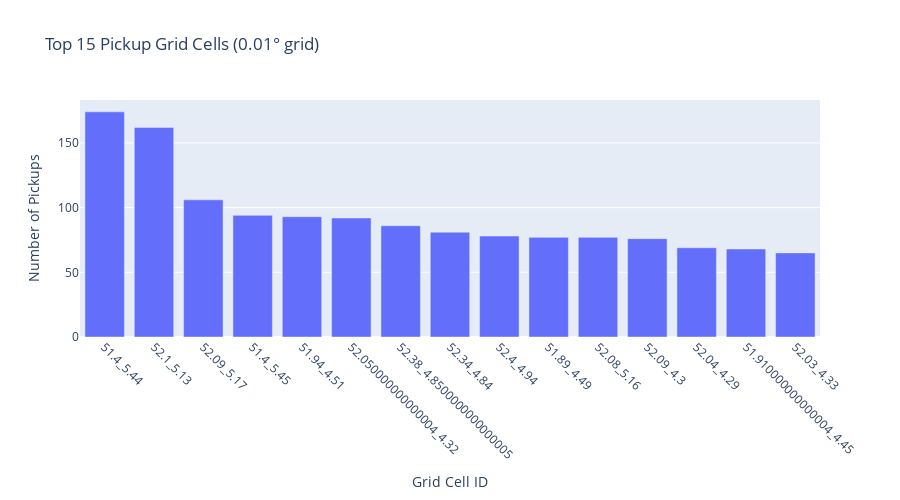
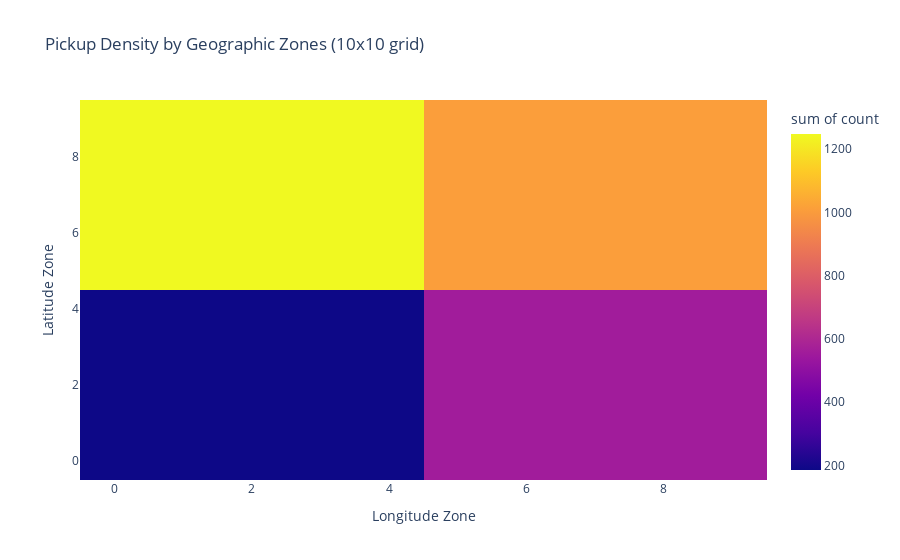
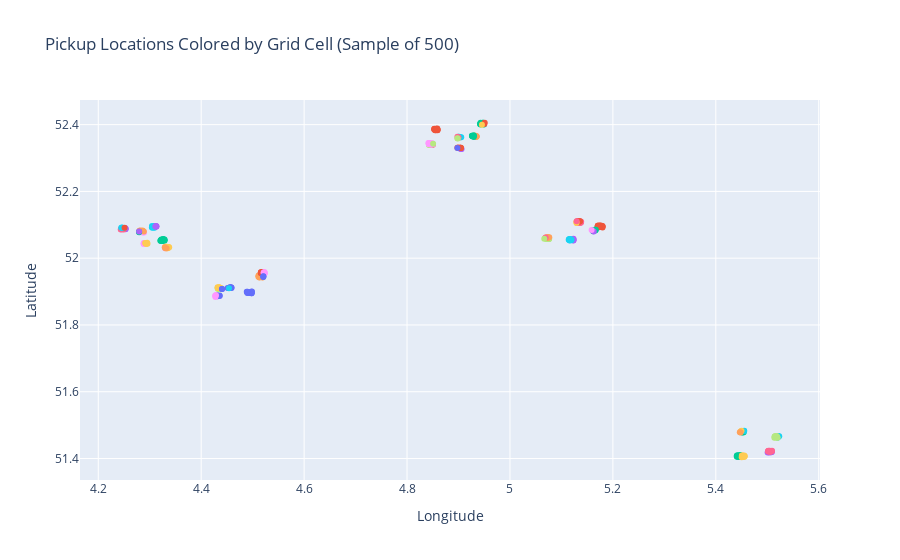

Here is the notebook cell these charts were saved with, in order:
### Code cell
# VISUALIZATIONS FOR DIFFERENT GROUPING METHODS

# 1. Grid-based analysis
print("Creating visualizations for coordinate groupings...")

# Grid-based pickup analysis
grid_pickup_counts = df['pickup_grid_id'].value_counts().head(15)
fig_grid = px.bar(
    x=grid_pickup_counts.index,
    y=grid_pickup_counts.values,
    title="Top 15 Pickup Grid Cells (0.01° grid)",
    labels={'x': 'Grid Cell ID', 'y': 'Number of Pickups'}
)
fig_grid.update_layout(xaxis_tickangle=45, height=500)
fig_grid.show()

# 2. Geographic zones heatmap
zone_pickup_counts = df.groupby(['pickup_lat_zone', 'pickup_lon_zone']).size().reset_index(name='count')
fig_heatmap = px.density_heatmap(
    zone_pickup_counts,
    x='pickup_lon_zone',
    y='pickup_lat_zone',
    z='count',
    title='Pickup Density by Geographic Zones (10x10 grid)',
    labels={'pickup_lon_zone': 'Longitude Zone', 'pickup_lat_zone': 'Latitude Zone'}
)
fig_heatmap.show()

# 3. Scatter plot with different grouping overlays
sample_df = df.sample(n=500, random_state=42)

# Grid-based scatter
fig_scatter_grid = px.scatter(
    sample_df,
    x='pickup_lon',
    y='pickup_lat',
    color='pickup_grid_id',
    title='Pickup Locations Colored by Grid Cell (Sample of 500)',
    labels={'pickup_lon': 'Longitude', 'pickup_lat': 'Latitude'}
)
fig_scatter_grid.update_layout(showlegend=False)  # Too many categories for legend
fig_scatter_grid.show()

# Zone-based scatter
fig_scatter_zone = px.scatter(
    sample_df,
    x='pickup_lon',
    y='pickup_lat',
    color='pickup_zone_id',
    title='Pickup Locations Colored by Geographic Zone (Sample of 500)',
    labels={'pickup_lon': 'Longitude', 'pickup_lat': 'Latitude'}
)
fig_scatter_zone.show()

# 4. Flow analysis between zones
flow_data = df.groupby(['pickup_zone_id', 'drop_zone_id']).size().reset_index(name='trip_count')
flow_data = flow_data.sort_values('trip_count', ascending=False).head(20)

fig_flow = px.bar(
    flow_data,
    x='trip_count',
    y=flow_data['pickup_zone_id'] + ' → ' + flow_data['drop_zone_id'],
    orientation='h',
    title='Top 20 Zone-to-Zone Trip Flows',
    labels={'trip_count': 'Number of Trips', 'y': 'Pickup Zone → Drop Zone'}
)
fig_flow.update_layout(height=600)
fig_flow.show()

# 5. Activity summary by different grouping methods
print("\n" + "="*60)
print("ACTIVITY ANALYSIS BY GROUPING METHOD")
print("="*60)

# Grid method activity
grid_activity = pd.concat([
    df['pickup_grid_id'].value_counts().rename('pickup'),
    df['drop_grid_id'].value_counts().rename('dropoff')
], axis=1).fillna(0)
grid_activity['total'] = grid_activity['pickup'] + grid_activity['dropoff']
print(f"Grid method - Most active cell: {grid_activity['total'].max()} trips")
print(f"Grid method - Average trips per cell: {grid_activity['total'].mean():.1f}")

# Zone method activity  
zone_activity = pd.concat([
    df['pickup_zone_id'].value_counts().rename('pickup'),
    df['drop_zone_id'].value_counts().rename('dropoff')
], axis=1).fillna(0)
zone_activity['total'] = zone_activity['pickup'] + zone_activity['dropoff']
print(f"Zone method - Most active zone: {zone_activity['total'].max()} trips")
print(f"Zone method - Average trips per zone: {zone_activity['total'].mean():.1f}")

print(f"\nTop 5 most active grid cells:")
print(grid_activity.sort_values('total', ascending=False).head().round(1))
print(f"\nTop 5 most active zones:")
print(zone_activity.sort_values('total', ascending=False).head().round(1))

### Figure 1 — Plotly figure (JSON) as saved in the notebook; plotly's stock layout.template omitted (floating-point values rounded to 4 significant figures)
{"data": [{"hovertemplate": "Grid Cell ID=%{x}<br>Number of Pickups=%{y}<extra></extra>", "legendgroup": "", "marker": {"color": "#636efa", "pattern": {"shape": ""}}, "name": "", "orientation": "v", "showlegend": false, "textposition": "auto", "type": "bar", "x": ["51.4_5.44", "52.1_5.13", "52.09_5.17", "51.4_5.45", "51.94_4.51", "52.050000000000004_4.32", "52.38_4.8500000000000005", "52.34_4.84", "52.4_4.94", "51.89_4.49", "52.08_5.16", "52.09_4.3", "52.04_4.29", "51.910000000000004_4.45", "52.03_4.33"], "xaxis": "x", "y": [174, 162, 106, 94, 93, 92, 86, 81, 78, 77, 77, 76, 69, 68, 65], "yaxis": "y"}], "layout": {"barmode": "relative", "height": 500, "legend": {"tracegroupgap": 0}, "title": {"text": "Top 15 Pickup Grid Cells (0.01° grid)"}, "xaxis": {"anchor": "y", "domain": [0, 1], "tickangle": 45, "title": {"text": "Grid Cell ID"}}, "yaxis": {"anchor": "x", "domain": [0, 1], "title": {"text": "Number of Pickups"}}}}

### Figure 2 — Plotly figure (JSON) as saved in the notebook; plotly's stock layout.template omitted (floating-point values rounded to 4 significant figures)
{"data": [{"coloraxis": "coloraxis", "histfunc": "sum", "hovertemplate": "Longitude Zone=%{x}<br>Latitude Zone=%{y}<br>sum of count=%{z}<extra></extra>", "name": "", "type": "histogram2d", "x": [9, 1, 1, 2, 0, 6, 7, 6, 4, 5], "xaxis": "x", "xbingroup": "x", "y": [0, 4, 5, 5, 6, 6, 6, 7, 9, 9], "yaxis": "y", "ybingroup": "y", "z": [557, 186, 188, 215, 626, 223, 203, 217, 219, 366]}], "layout": {"coloraxis": {"colorbar": {"title": {"text": "sum of count"}}, "colorscale": [[0, "#0d0887"], [0.1111, "#46039f"], [0.2222, "#7201a8"], [0.3333, "#9c179e"], [0.4444, "#bd3786"], [0.5556, "#d8576b"], [0.6667, "#ed7953"], [0.7778, "#fb9f3a"], [0.8889, "#fdca26"], [1, "#f0f921"]]}, "legend": {"tracegroupgap": 0}, "title": {"text": "Pickup Density by Geographic Zones (10x10 grid)"}, "xaxis": {"anchor": "y", "domain": [0, 1], "title": {"text": "Longitude Zone"}}, "yaxis": {"anchor": "x", "domain": [0, 1], "title": {"text": "Latitude Zone"}}}}

### Figure 3 — Plotly figure (JSON) as saved in the notebook; plotly's stock layout.template omitted (floating-point values rounded to 4 significant figures)
{"data": [{"hovertemplate": "pickup_grid_id=51.910000000000004_4.45<br>Longitude=%{x}<br>Latitude=%{y}<extra></extra>", "legendgroup": "51.910000000000004_4.45", "marker": {"color": "#636efa", "symbol": "circle"}, "mode": "markers", "name": "51.910000000000004_4.45", "orientation": "v", "showlegend": true, "type": "scatter", "x": [4.454, 4.459, 4.454, 4.455, 4.451, 4.459, 4.458, 4.457], "xaxis": "x", "y": [51.91, 51.91, 51.91, 51.91, 51.91, 51.91, 51.91, 51.91], "yaxis": "y"}, {"hovertemplate": "pickup_grid_id=52.38_4.8500000000000005<br>Longitude=%{x}<br>Latitude=%{y}<extra></extra>", "legendgroup": "52.38_4.8500000000000005", "marker": {"color": "#EF553B", "symbol": "circle"}, "mode": "markers", "name": "52.38_4.8500000000000005", "orientation": "v", "showlegend": true, "type": "scatter", "x": [4.859, 4.855, 4.859, 4.856, 4.856, 4.859, 4.853, 4.853, 4.858, 4.854, 4.859, 4.856, 4.858, 4.857, 4.853, 4.855, 4.857, 4.857, 4.859], "xaxis": "x", "y": [52.39, 52.39, 52.38, 52.38, 52.38, 52.38, 52.38, 52.39, 52.38, 52.39, 52.39, 52.38, 52.38, 52.38, 52.39, 52.38, 52.39, 52.39, 52.39], "yaxis": "y"}, {"hovertemplate": "pickup_grid_id=51.4_5.44<br>Longitude=%{x}<br>Latitude=%{y}<extra></extra>", "legendgroup": "51.4_5.44", "marker": {"color": "#00cc96", "symbol": "circle"}, "mode": "markers", "name": "51.4_5.44", "orientation": "v", "showlegend": true, "type": "scatter", "x": [5.441, 5.449, 5.449, 5.442, 5.442, 5.447, 5.449, 5.445, 5.447, 5.442, 5.448, 5.443, 5.448, 5.449, 5.449, 5.444, 5.443, 5.444, 5.446, 5.448, 5.442, 5.446, 5.449, 5.448, 5.447, 5.441, 5.442, 5.443, 5.445, 5.448], "xaxis": "x", "y": [51.41, 51.41, 51.41, 51.41, 51.41, 51.41, 51.41, 51.41, 51.4, 51.41, 51.41, 51.41, 51.41, 51.41, 51.41, 51.41, 51.4, 51.41, 51.41, 51.41, 51.41, 51.41, 51.41, 51.4, 51.41, 51.41, 51.41, 51.41, 51.41, 51.41], "yaxis": "y"}, {"hovertemplate": "pickup_grid_id=52.32_4.9<br>Longitude=%{x}<br>Latitude=%{y}<extra></extra>", "legendgroup": "52.32_4.9", "marker": {"color": "#ab63fa", "symbol": "circle"}, "mode": "markers", "name": "52.32_4.9", "orientation": "v", "showlegend": true, "type": "scatter", "x": [4.905, 4.904, 4.902, 4.906], "xaxis": "x", "y": [52.33, 52.33, 52.33, 52.33], "yaxis": "y"}, {"hovertemplate": "pickup_grid_id=51.94_4.51<br>Longitude=%{x}<br>Latitude=%{y}<extra></extra>", "legendgroup": "51.94_4.51", "marker": {"color": "#FFA15A", "symbol": "circle"}, "mode": "markers", "name": "51.94_4.51", "orientation": "v", "showlegend": true, "type": "scatter", "x": [4.512, 4.518, 4.519, 4.513, 4.515, 4.513, 4.517, 4.512, 4.511, 4.517, 4.519, 4.514, 4.517, 4.513, 4.513, 4.511, 4.519, 4.519, 4.519, 4.519, 4.515, 4.515], "xaxis": "x", "y": [51.95, 51.95, 51.94, 51.95, 51.95, 51.94, 51.95, 51.95, 51.94, 51.95, 51.95, 51.95, 51.94, 51.94, 51.95, 51.95, 51.95, 51.95, 51.94, 51.95, 51.95, 51.95], "yaxis": "y"}, {"hovertemplate": "pickup_grid_id=52.36_4.9<br>Longitude=%{x}<br>Latitude=%{y}<extra></extra>", "legendgroup": "52.36_4.9", "marker": {"color": "#19d3f3", "symbol": "circle"}, "mode": "markers", "name": "52.36_4.9", "orientation": "v", "showlegend": true, "type": "scatter", "x": [4.904, 4.9, 4.901, 4.905], "xaxis": "x", "y": [52.36, 52.36, 52.36, 52.36], "yaxis": "y"}, {"hovertemplate": "pickup_grid_id=52.1_5.13<br>Longitude=%{x}<br>Latitude=%{y}<extra></extra>", "legendgroup": "52.1_5.13", "marker": {"color": "#FF6692", "symbol": "circle"}, "mode": "markers", "name": "52.1_5.13", "orientation": "v", "showlegend": true, "type": "scatter", "x": [5.133, 5.131, 5.132, 5.137, 5.131, 5.135, 5.135, 5.133, 5.132, 5.131, 5.135, 5.135, 5.136, 5.135, 5.134, 5.137, 5.133, 5.133, 5.138, 5.138, 5.133, 5.134, 5.137, 5.137, 5.135, 5.135, 5.132, 5.134, 5.133, 5.138, 5.134], "xaxis": "x", "y": [52.11, 52.11, 52.11, 52.11, 52.11, 52.11, 52.11, 52.11, 52.11, 52.11, 52.11, 52.11, 52.11, 52.11, 52.11, 52.11, 52.11, 52.11, 52.11, 52.11, 52.11, 52.11, 52.11, 52.11, 52.11, 52.11, 52.11, 52.11, 52.11, 52.11, 52.11], "yaxis": "y"}, {"hovertemplate": "pickup_grid_id=52.33_4.84<br>Longitude=%{x}<br>Latitude=%{y}<extra></extra>", "legendgroup": "52.33_4.84", "marker": {"color": "#B6E880", "symbol": "circle"}, "mode": "markers", "name": "52.33_4.84", "orientation": "v", "showlegend": true, "type": "scatter", "x": [4.847, 4.845, 4.848, 4.845, 4.844, 4.848, 4.843], "xaxis": "x", "y": [52.34, 52.34, 52.34, 52.34, 52.34, 52.34, 52.34], "yaxis": "y"}, {"hovertemplate": "pickup_grid_id=52.07_4.28<br>Longitude=%{x}<br>Latitude=%{y}<extra></extra>", "legendgroup": "52.07_4.28", "marker": {"color": "#FF97FF", "symbol": "circle"}, "mode": "markers", "name": "52.07_4.28", "orientation": "v", "showlegend": true, "type": "scatter", "x": [4.289, 4.283, 4.287, 4.282, 4.282, 4.287, 4.285], "xaxis": "x", "y": [52.08, 52.08, 52.08, 52.08, 52.08, 52.08, 52.08], "yaxis": "y"}, {"hovertemplate": "pickup_grid_id=51.4_5.45<br>Longitude=%{x}<br>Latitude=%{y}<extra></extra>", "legendgroup": "51.4_5.45", "marker": {"color": "#FECB52", "symbol": "circle"}, "mode": "markers", "name": "51.4_5.45", "orientation": "v", "showlegend": true, "type": "scatter", "x": [5.453, 5.451, 5.451, 5.452, 5.455, 5.454, 5.455, 5.451, 5.451, 5.45, 5.452, 5.453, 5.453, 5.454, 5.451, 5.452, 5.456], "xaxis": "x", "y": [51.41, 51.41, 51.4, 51.41, 51.41, 51.41, 51.4, 51.41, 51.41, 51.4, 51.41, 51.41, 51.41, 51.41, 51.41, 51.41, 51.41], "yaxis": "y"}, {"hovertemplate": "pickup_grid_id=51.88_4.43<br>Longitude=%{x}<br>Latitude=%{y}<extra></extra>", "legendgroup": "51.88_4.43", "marker": {"color": "#636efa", "symbol": "circle"}, "mode": "markers", "name": "51.88_4.43", "orientation": "v", "showlegend": true, "type": "scatter", "x": [4.431, 4.436, 4.436, 4.432, 4.432, 4.432, 4.432], "xaxis": "x", "y": [51.89, 51.89, 51.89, 51.89, 51.89, 51.89, 51.89], "yaxis": "y"}, {"hovertemplate": "pickup_grid_id=52.09_5.17<br>Longitude=%{x}<br>Latitude=%{y}<extra></extra>", "legendgroup": "52.09_5.17", "marker": {"color": "#EF553B", "symbol": "circle"}, "mode": "markers", "name": "52.09_5.17", "orientation": "v", "showlegend": true, "type": "scatter", "x": [5.18, 5.174, 5.176, 5.175, 5.172, 5.177, 5.175, 5.175, 5.174, 5.174, 5.177, 5.172, 5.171, 5.178, 5.178, 5.172, 5.18, 5.17, 5.172, 5.179, 5.171, 5.177, 5.176, 5.18, 5.17, 5.171, 5.174, 5.172, 5.172], "xaxis": "x", "y": [52.09, 52.09, 52.1, 52.1, 52.09, 52.09, 52.1, 52.1, 52.1, 52.09, 52.1, 52.09, 52.09, 52.09, 52.09, 52.1, 52.1, 52.09, 52.1, 52.1, 52.1, 52.09, 52.1, 52.1, 52.1, 52.1, 52.09, 52.09, 52.09], "yaxis": "y"}, {"hovertemplate": "pickup_grid_id=51.47_5.45<br>Longitude=%{x}<br>Latitude=%{y}<extra></extra>", "legendgroup": "51.47_5.45", "marker": {"color": "#00cc96", "symbol": "circle"}, "mode": "markers", "name": "51.47_5.45", "orientation": "v", "showlegend": true, "type": "scatter", "x": [5.451, 5.451, 5.453, 5.454, 5.451], "xaxis": "x", "y": [51.48, 51.48, 51.48, 51.48, 51.48], "yaxis": "y"}, {"hovertemplate": "pickup_grid_id=51.410000000000004_5.5<br>Longitude=%{x}<br>Latitude=%{y}<extra></extra>", "legendgroup": "51.410000000000004_5.5", "marker": {"color": "#ab63fa", "symbol": "circle"}, "mode": "markers", "name": "51.410000000000004_5.5", "orientation": "v", "showlegend": true, "type": "scatter", "x": [5.505, 5.501, 5.508, 5.502, 5.509], "xaxis": "x", "y": [51.42, 51.42, 51.42, 51.42, 51.42], "yaxis": "y"}, {"hovertemplate": "pickup_grid_id=52.36_4.93<br>Longitude=%{x}<br>Latitude=%{y}<extra></extra>", "legendgroup": "52.36_4.93", "marker": {"color": "#FFA15A", "symbol": "circle"}, "mode": "markers", "name": "52.36_4.93", "orientation": "v", "showlegend": true, "type": "scatter", "x": [4.935, 4.933, 4.935, 4.933, 4.932, 4.935, 4.935, 4.931, 4.932, 4.931], "xaxis": "x", "y": [52.36, 52.36, 52.36, 52.36, 52.36, 52.37, 52.36, 52.37, 52.37, 52.36], "yaxis": "y"}, {"hovertemplate": "pickup_grid_id=52.09_4.3<br>Longitude=%{x}<br>Latitude=%{y}<extra></extra>", "legendgroup": "52.09_4.3", "marker": {"color": "#19d3f3", "symbol": "circle"}, "mode": "markers", "name": "52.09_4.3", "orientation": "v", "showlegend": true, "type": "scatter", "x": [4.306, 4.304, 4.309, 4.309, 4.304, 4.305, 4.309, 4.305, 4.308, 4.309, 4.307], "xaxis": "x", "y": [52.09, 52.09, 52.1, 52.1, 52.1, 52.09, 52.09, 52.09, 52.09, 52.09, 52.09], "yaxis": "y"}, {"hovertemplate": "pickup_grid_id=51.42_5.5<br>Longitude=%{x}<br>Latitude=%{y}<extra></extra>", "legendgroup": "51.42_5.5", "marker": {"color": "#FF6692", "symbol": "circle"}, "mode": "markers", "name": "51.42_5.5", "orientation": "v", "showlegend": true, "type": "scatter", "x": [5.507, 5.509, 5.505, 5.509, 5.506, 5.502, 5.502, 5.504, 5.503, 5.506, 5.508, 5.502, 5.502], "xaxis": "x", "y": [51.42, 51.42, 51.42, 51.42, 51.42, 51.42, 51.42, 51.42, 51.42, 51.42, 51.42, 51.42, 51.42], "yaxis": "y"}, {"hovertemplate": "pickup_grid_id=51.9_4.43<br>Longitude=%{x}<br>Latitude=%{y}<extra></extra>", "legendgroup": "51.9_4.43", "marker": {"color": "#B6E880", "symbol": "circle"}, "mode": "markers", "name": "51.9_4.43", "orientation": "v", "showlegend": true, "type": "scatter", "x": [4.435, 4.435, 4.437, 4.433, 4.432, 4.433, 4.44, 4.437, 4.436, 4.439], "xaxis": "x", "y": [51.91, 51.91, 51.91, 51.91, 51.91, 51.91, 51.91, 51.91, 51.91, 51.91], "yaxis": "y"}, {"hovertemplate": "pickup_grid_id=52.04_4.28<br>Longitude=%{x}<br>Latitude=%{y}<extra></extra>", "legendgroup": "52.04_4.28", "marker": {"color": "#FF97FF", "symbol": "circle"}, "mode": "markers", "name": "52.04_4.28", "orientation": "v", "showlegend": true, "type": "scatter", "x": [4.289, 4.289, 4.288, 4.288, 4.29], "xaxis": "x", "y": [52.04, 52.05, 52.05, 52.04, 52.04], "yaxis": "y"}, {"hovertemplate": "pickup_grid_id=51.910000000000004_4.43<br>Longitude=%{x}<br>Latitude=%{y}<extra></extra>", "legendgroup": "51.910000000000004_4.43", "marker": {"color": "#FECB52", "symbol": "circle"}, "mode": "markers", "name": "51.910000000000004_4.43", "orientation": "v", "showlegend": true, "type": "scatter", "x": [4.435, 4.437, 4.436, 4.432, 4.434, 4.437, 4.432, 4.437, 4.433], "xaxis": "x", "y": [51.91, 51.91, 51.91, 51.91, 51.91, 51.91, 51.91, 51.91, 51.91], "yaxis": "y"}, {"hovertemplate": "pickup_grid_id=51.89_4.49<br>Longitude=%{x}<br>Latitude=%{y}<extra></extra>", "legendgroup": "51.89_4.49", "marker": {"color": "#636efa", "symbol": "circle"}, "mode": "markers", "name": "51.89_4.49", "orientation": "v", "showlegend": true, "type": "scatter", "x": [4.498, 4.498, 4.495, 4.496, 4.499, 4.491, 4.49, 4.49, 4.495], "xaxis": "x", "y": [51.89, 51.9, 51.9, 51.9, 51.9, 51.9, 51.9, 51.9, 51.9], "yaxis": "y"}, {"hovertemplate": "pickup_grid_id=51.95_4.51<br>Longitude=%{x}<br>Latitude=%{y}<extra></extra>", "legendgroup": "51.95_4.51", "marker": {"color": "#EF553B", "symbol": "circle"}, "mode": "markers", "name": "51.95_4.51", "orientation": "v", "showlegend": true, "type": "scatter", "x": [4.519, 4.516, 4.518, 4.518, 4.516, 4.517, 4.516], "xaxis": "x", "y": [51.96, 51.96, 51.96, 51.96, 51.95, 51.96, 51.96], "yaxis": "y"}, {"hovertemplate": "pickup_grid_id=52.4_4.94<br>Longitude=%{x}<br>Latitude=%{y}<extra></extra>", "legendgroup": "52.4_4.94", "marker": {"color": "#00cc96", "symbol": "circle"}, "mode": "markers", "name": "52.4_4.94", "orientation": "v", "showlegend": true, "type": "scatter", "x": [4.949, 4.948, 4.943, 4.943, 4.943, 4.948, 4.946, 4.945, 4.942, 4.948, 4.948, 4.949, 4.949], "xaxis": "x", "y": [52.4, 52.4, 52.4, 52.4, 52.41, 52.41, 52.4, 52.4, 52.4, 52.4, 52.41, 52.4, 52.4], "yaxis": "y"}, {"hovertemplate": "pickup_grid_id=52.09_4.3100000000000005<br>Longitude=%{x}<br>Latitude=%{y}<extra></extra>", "legendgroup": "52.09_4.3100000000000005", "marker": {"color": "#ab63fa", "symbol": "circle"}, "mode": "markers", "name": "52.09_4.3100000000000005", "orientation": "v", "showlegend": true, "type": "scatter", "x": [4.313, 4.313, 4.312, 4.311, 4.312, 4.312, 4.312], "xaxis": "x", "y": [52.09, 52.1, 52.1, 52.1, 52.1, 52.1, 52.09], "yaxis": "y"}, {"hovertemplate": "pickup_grid_id=52.08_4.28<br>Longitude=%{x}<br>Latitude=%{y}<extra></extra>", "legendgroup": "52.08_4.28", "marker": {"color": "#FFA15A", "symbol": "circle"}, "mode": "markers", "name": "52.08_4.28", "orientation": "v", "showlegend": true, "type": "scatter", "x": [4.28, 4.286, 4.282, 4.289, 4.286, 4.281, 4.285], "xaxis": "x", "y": [52.08, 52.08, 52.08, 52.08, 52.08, 52.08, 52.08], "yaxis": "y"}, {"hovertemplate": "pickup_grid_id=51.480000000000004_5.45<br>Longitude=%{x}<br>Latitude=%{y}<extra></extra>", "legendgroup": "51.480000000000004_5.45", "marker": {"color": "#19d3f3", "symbol": "circle"}, "mode": "markers", "name": "51.480000000000004_5.45", "orientation": "v", "showlegend": true, "type": "scatter", "x": [5.451, 5.455, 5.455], "xaxis": "x", "y": [51.48, 51.48, 51.48], "yaxis": "y"}, {"hovertemplate": "pickup_grid_id=52.33_4.8500000000000005<br>Longitude=%{x}<br>Latitude=%{y}<extra></extra>", "legendgroup": "52.33_4.8500000000000005", "marker": {"color": "#FF6692", "symbol": "circle"}, "mode": "markers", "name": "52.33_4.8500000000000005", "orientation": "v", "showlegend": true, "type": "scatter", "x": [4.85], "xaxis": "x", "y": [52.34], "yaxis": "y"}, {"hovertemplate": "pickup_grid_id=52.050000000000004_5.07<br>Longitude=%{x}<br>Latitude=%{y}<extra></extra>", "legendgroup": "52.050000000000004_5.07", "marker": {"color": "#B6E880", "symbol": "circle"}, "mode": "markers", "name": "52.050000000000004_5.07", "orientation": "v", "showlegend": true, "type": "scatter", "x": [5.074, 5.07, 5.075, 5.076, 5.072, 5.071, 5.076, 5.07, 5.07, 5.076], "xaxis": "x", "y": [52.06, 52.06, 52.06, 52.06, 52.06, 52.06, 52.06, 52.06, 52.06, 52.06], "yaxis": "y"}, {"hovertemplate": "pickup_grid_id=52.34_4.84<br>Longitude=%{x}<br>Latitude=%{y}<extra></extra>", "legendgroup": "52.34_4.84", "marker": {"color": "#FF97FF", "symbol": "circle"}, "mode": "markers", "name": "52.34_4.84", "orientation": "v", "showlegend": true, "type": "scatter", "x": [4.849, 4.849, 4.849, 4.842, 4.846, 4.843, 4.847, 4.849, 4.848, 4.849, 4.848, 4.843, 4.848, 4.847, 4.842, 4.846, 4.843], "xaxis": "x", "y": [52.34, 52.34, 52.34, 52.34, 52.34, 52.34, 52.34, 52.34, 52.34, 52.34, 52.34, 52.34, 52.34, 52.34, 52.34, 52.34, 52.34], "yaxis": "y"}, {"hovertemplate": "pickup_grid_id=52.03_4.33<br>Longitude=%{x}<br>Latitude=%{y}<extra></extra>", "legendgroup": "52.03_4.33", "marker": {"color": "#FECB52", "symbol": "circle"}, "mode": "markers", "name": "52.03_4.33", "orientation": "v", "showlegend": true, "type": "scatter", "x": [4.335, 4.337, 4.331, 4.338, 4.332, 4.334, 4.333, 4.333, 4.335, 4.336, 4.336, 4.331], "xaxis": "x", "y": [52.03, 52.03, 52.03, 52.03, 52.03, 52.03, 52.03, 52.03, 52.03, 52.03, 52.03, 52.03], "yaxis": "y"}, {"hovertemplate": "pickup_grid_id=51.9_4.44<br>Longitude=%{x}<br>Latitude=%{y}<extra></extra>", "legendgroup": "51.9_4.44", "marker": {"color": "#636efa", "symbol": "circle"}, "mode": "markers", "name": "51.9_4.44", "orientation": "v", "showlegend": true, "type": "scatter", "x": [4.441, 4.44], "xaxis": "x", "y": [51.91, 51.91], "yaxis": "y"}, {"hovertemplate": "pickup_grid_id=52.33_4.9<br>Longitude=%{x}<br>Latitude=%{y}<extra></extra>", "legendgroup": "52.33_4.9", "marker": {"color": "#EF553B", "symbol": "circle"}, "mode": "markers", "name": "52.33_4.9", "orientation": "v", "showlegend": true, "type": "scatter", "x": [4.904, 4.903, 4.904, 4.905], "xaxis": "x", "y": [52.33, 52.33, 52.33, 52.33], "yaxis": "y"}, {"hovertemplate": "pickup_grid_id=52.050000000000004_4.32<br>Longitude=%{x}<br>Latitude=%{y}<extra></extra>", "legendgroup": "52.050000000000004_4.32", "marker": {"color": "#00cc96", "symbol": "circle"}, "mode": "markers", "name": "52.050000000000004_4.32", "orientation": "v", "showlegend": true, "type": "scatter", "x": [4.324, 4.329, 4.328, 4.325, 4.322, 4.326, 4.322, 4.325, 4.321, 4.324, 4.329, 4.326, 4.324, 4.321, 4.326], "xaxis": "x", "y": [52.05, 52.05, 52.05, 52.05, 52.06, 52.06, 52.05, 52.05, 52.05, 52.05, 52.06, 52.06, 52.05, 52.05, 52.05], "yaxis": "y"}, {"hovertemplate": "pickup_grid_id=52.050000000000004_5.12<br>Longitude=%{x}<br>Latitude=%{y}<extra></extra>", "legendgroup": "52.050000000000004_5.12", "marker": {"color": "#ab63fa", "symbol": "circle"}, "mode": "markers", "name": "52.050000000000004_5.12", "orientation": "v", "showlegend": true, "type": "scatter", "x": [5.122, 5.123, 5.121, 5.123, 5.123, 5.124], "xaxis": "x", "y": [52.05, 52.05, 52.05, 52.05, 52.06, 52.06], "yaxis": "y"}, {"hovertemplate": "pickup_grid_id=52.06_5.07<br>Longitude=%{x}<br>Latitude=%{y}<extra></extra>", "legendgroup": "52.06_5.07", "marker": {"color": "#FFA15A", "symbol": "circle"}, "mode": "markers", "name": "52.06_5.07", "orientation": "v", "showlegend": true, "type": "scatter", "x": [5.074, 5.072, 5.076, 5.071, 5.075, 5.073], "xaxis": "x", "y": [52.06, 52.06, 52.06, 52.06, 52.06, 52.06], "yaxis": "y"}, {"hovertemplate": "pickup_grid_id=52.050000000000004_5.11<br>Longitude=%{x}<br>Latitude=%{y}<extra></extra>", "legendgroup": "52.050000000000004_5.11", "marker": {"color": "#19d3f3", "symbol": "circle"}, "mode": "markers", "name": "52.050000000000004_5.11", "orientation": "v", "showlegend": true, "type": "scatter", "x": [5.116, 5.117, 5.12, 5.116, 5.115, 5.114, 5.119, 5.116, 5.116], "xaxis": "x", "y": [52.06, 52.06, 52.06, 52.05, 52.06, 52.06, 52.05, 52.06, 52.05], "yaxis": "y"}, {"hovertemplate": "pickup_grid_id=52.36_4.89<br>Longitude=%{x}<br>Latitude=%{y}<extra></extra>", "legendgroup": "52.36_4.89", "marker": {"color": "#FF6692", "symbol": "circle"}, "mode": "markers", "name": "52.36_4.89", "orientation": "v", "showlegend": true, "type": "scatter", "x": [4.9, 4.899, 4.898, 4.9], "xaxis": "x", "y": [52.36, 52.36, 52.36, 52.36], "yaxis": "y"}, {"hovertemplate": "pickup_grid_id=52.34_4.8500000000000005<br>Longitude=%{x}<br>Latitude=%{y}<extra></extra>", "legendgroup": "52.34_4.8500000000000005", "marker": {"color": "#B6E880", "symbol": "circle"}, "mode": "markers", "name": "52.34_4.8500000000000005", "orientation": "v", "showlegend": true, "type": "scatter", "x": [4.851], "xaxis": "x", "y": [52.34], "yaxis": "y"}, {"hovertemplate": "pickup_grid_id=52.02_4.32<br>Longitude=%{x}<br>Latitude=%{y}<extra></extra>", "legendgroup": "52.02_4.32", "marker": {"color": "#FF97FF", "symbol": "circle"}, "mode": "markers", "name": "52.02_4.32", "orientation": "v", "showlegend": true, "type": "scatter", "x": [4.33], "xaxis": "x", "y": [52.03], "yaxis": "y"}, {"hovertemplate": "pickup_grid_id=51.480000000000004_5.44<br>Longitude=%{x}<br>Latitude=%{y}<extra></extra>", "legendgroup": "51.480000000000004_5.44", "marker": {"color": "#FECB52", "symbol": "circle"}, "mode": "markers", "name": "51.480000000000004_5.44", "orientation": "v", "showlegend": true, "type": "scatter", "x": [5.45, 5.448], "xaxis": "x", "y": [51.48, 51.48], "yaxis": "y"}, {"hovertemplate": "pickup_grid_id=51.9_4.49<br>Longitude=%{x}<br>Latitude=%{y}<extra></extra>", "legendgroup": "51.9_4.49", "marker": {"color": "#636efa", "symbol": "circle"}, "mode": "markers", "name": "51.9_4.49", "orientation": "v", "showlegend": true, "type": "scatter", "x": [4.498], "xaxis": "x", "y": [51.9], "yaxis": "y"}, {"hovertemplate": "pickup_grid_id=52.11_5.13<br>Longitude=%{x}<br>Latitude=%{y}<extra></extra>", "legendgroup": "52.11_5.13", "marker": {"color": "#EF553B", "symbol": "circle"}, "mode": "markers", "name": "52.11_5.13", "orientation": "v", "showlegend": true, "type": "scatter", "x": [5.131, 5.135, 5.136, 5.136, 5.133], "xaxis": "x", "y": [52.11, 52.11, 52.11, 52.11, 52.11], "yaxis": "y"}, {"hovertemplate": "pickup_grid_id=52.08_5.16<br>Longitude=%{x}<br>Latitude=%{y}<extra></extra>", "legendgroup": "52.08_5.16", "marker": {"color": "#00cc96", "symbol": "circle"}, "mode": "markers", "name": "52.08_5.16", "orientation": "v", "showlegend": true, "type": "scatter", "x": [5.164, 5.164, 5.165, 5.162, 5.164, 5.166, 5.167, 5.166, 5.162, 5.161, 5.162], "xaxis": "x", "y": [52.08, 52.09, 52.08, 52.08, 52.08, 52.09, 52.09, 52.08, 52.08, 52.08, 52.08], "yaxis": "y"}, {"hovertemplate": "pickup_grid_id=52.08_4.25<br>Longitude=%{x}<br>Latitude=%{y}<extra></extra>", "legendgroup": "52.08_4.25", "marker": {"color": "#ab63fa", "symbol": "circle"}, "mode": "markers", "name": "52.08_4.25", "orientation": "v", "showlegend": true, "type": "scatter", "x": [4.25, 4.253, 4.251, 4.251, 4.253, 4.253, 4.251, 4.253], "xaxis": "x", "y": [52.09, 52.09, 52.09, 52.09, 52.09, 52.09, 52.09, 52.09], "yaxis": "y"}, {"hovertemplate": "pickup_grid_id=52.02_4.33<br>Longitude=%{x}<br>Latitude=%{y}<extra></extra>", "legendgroup": "52.02_4.33", "marker": {"color": "#FFA15A", "symbol": "circle"}, "mode": "markers", "name": "52.02_4.33", "orientation": "v", "showlegend": true, "type": "scatter", "x": [4.33, 4.333], "xaxis": "x", "y": [52.03, 52.03], "yaxis": "y"}, {"hovertemplate": "pickup_grid_id=51.46_5.5200000000000005<br>Longitude=%{x}<br>Latitude=%{y}<extra></extra>", "legendgroup": "51.46_5.5200000000000005", "marker": {"color": "#19d3f3", "symbol": "circle"}, "mode": "markers", "name": "51.46_5.5200000000000005", "orientation": "v", "showlegend": true, "type": "scatter", "x": [5.52, 5.523, 5.52, 5.52, 5.521], "xaxis": "x", "y": [51.47, 51.47, 51.46, 51.46, 51.47], "yaxis": "y"}, {"hovertemplate": "pickup_grid_id=52.08_4.24<br>Longitude=%{x}<br>Latitude=%{y}<extra></extra>", "legendgroup": "52.08_4.24", "marker": {"color": "#FF6692", "symbol": "circle"}, "mode": "markers", "name": "52.08_4.24", "orientation": "v", "showlegend": true, "type": "scatter", "x": [4.247, 4.248, 4.245, 4.244, 4.249, 4.248, 4.25, 4.249, 4.244], "xaxis": "x", "y": [52.09, 52.09, 52.09, 52.09, 52.09, 52.09, 52.09, 52.09, 52.09], "yaxis": "y"}, {"hovertemplate": "pickup_grid_id=51.46_5.51<br>Longitude=%{x}<br>Latitude=%{y}<extra></extra>", "legendgroup": "51.46_5.51", "marker": {"color": "#B6E880", "symbol": "circle"}, "mode": "markers", "name": "51.46_5.51", "orientation": "v", "showlegend": true, "type": "scatter", "x": [5.52, 5.52, 5.515, 5.514, 5.514, 5.516, 5.519, 5.518, 5.516, 5.517, 5.516, 5.519, 5.517], "xaxis": "x", "y": [51.46, 51.46, 51.47, 51.47, 51.46, 51.46, 51.46, 51.46, 51.47, 51.46, 51.47, 51.47, 51.46], "yaxis": "y"}, {"hovertemplate": "pickup_grid_id=51.95_4.5200000000000005<br>Longitude=%{x}<br>Latitude=%{y}<extra></extra>", "legendgroup": "51.95_4.5200000000000005", "marker": {"color": "#FF97FF", "symbol": "circle"}, "mode": "markers", "name": "51.95_4.5200000000000005", "orientation": "v", "showlegend": true, "type": "scatter", "x": [4.522, 4.523, 4.524, 4.523, 4.521], "xaxis": "x", "y": [51.96, 51.96, 51.96, 51.95, 51.96], "yaxis": "y"}, {"hovertemplate": "pickup_grid_id=52.04_4.29<br>Longitude=%{x}<br>Latitude=%{y}<extra></extra>", "legendgroup": "52.04_4.29", "marker": {"color": "#FECB52", "symbol": "circle"}, "mode": "markers", "name": "52.04_4.29", "orientation": "v", "showlegend": true, "type": "scatter", "x": [4.293, 4.295, 4.296, 4.291, 4.293], "xaxis": "x", "y": [52.04, 52.05, 52.04, 52.05, 52.04], "yaxis": "y"}, {"hovertemplate": "pickup_grid_id=51.94_4.5200000000000005<br>Longitude=%{x}<br>Latitude=%{y}<extra></extra>", "legendgroup": "51.94_4.5200000000000005", "marker": {"color": "#636efa", "symbol": "circle"}, "mode": "markers", "name": "51.94_4.5200000000000005", "orientation": "v", "showlegend": true, "type": "scatter", "x": [4.521, 4.521, 4.521], "xaxis": "x", "y": [51.95, 51.94, 51.95], "yaxis": "y"}, {"hovertemplate": "pickup_grid_id=52.4_4.95<br>Longitude=%{x}<br>Latitude=%{y}<extra></extra>", "legendgroup": "52.4_4.95", "marker": {"color": "#EF553B", "symbol": "circle"}, "mode": "markers", "name": "52.4_4.95", "orientation": "v", "showlegend": true, "type": "scatter", "x": [4.95, 4.951], "xaxis": "x", "y": [52.4, 52.41], "yaxis": "y"}, {"hovertemplate": "pickup_grid_id=52.36_4.92<br>Longitude=%{x}<br>Latitude=%{y}<extra></extra>", "legendgroup": "52.36_4.92", "marker": {"color": "#00cc96", "symbol": "circle"}, "mode": "markers", "name": "52.36_4.92", "orientation": "v", "showlegend": true, "type": "scatter", "x": [4.927, 4.93, 4.93, 4.929, 4.929, 4.927, 4.926, 4.927], "xaxis": "x", "y": [52.37, 52.36, 52.37, 52.37, 52.37, 52.37, 52.37, 52.37], "yaxis": "y"}, {"hovertemplate": "pickup_grid_id=52.07_5.16<br>Longitude=%{x}<br>Latitude=%{y}<extra></extra>", "legendgroup": "52.07_5.16", "marker": {"color": "#ab63fa", "symbol": "circle"}, "mode": "markers", "name": "52.07_5.16", "orientation": "v", "showlegend": true, "type": "scatter", "x": [5.163], "xaxis": "x", "y": [52.08], "yaxis": "y"}, {"hovertemplate": "pickup_grid_id=52.03_4.32<br>Longitude=%{x}<br>Latitude=%{y}<extra></extra>", "legendgroup": "52.03_4.32", "marker": {"color": "#FFA15A", "symbol": "circle"}, "mode": "markers", "name": "52.03_4.32", "orientation": "v", "showlegend": true, "type": "scatter", "x": [4.329], "xaxis": "x", "y": [52.03], "yaxis": "y"}, {"hovertemplate": "pickup_grid_id=52.09_4.24<br>Longitude=%{x}<br>Latitude=%{y}<extra></extra>", "legendgroup": "52.09_4.24", "marker": {"color": "#19d3f3", "symbol": "circle"}, "mode": "markers", "name": "52.09_4.24", "orientation": "v", "showlegend": true, "type": "scatter", "x": [4.247, 4.249, 4.246, 4.245, 4.248], "xaxis": "x", "y": [52.09, 52.09, 52.09, 52.09, 52.09], "yaxis": "y"}, {"hovertemplate": "pickup_grid_id=52.06_5.0600000000000005<br>Longitude=%{x}<br>Latitude=%{y}<extra></extra>", "legendgroup": "52.06_5.0600000000000005", "marker": {"color": "#FF6692", "symbol": "circle"}, "mode": "markers", "name": "52.06_5.0600000000000005", "orientation": "v", "showlegend": true, "type": "scatter", "x": [5.068, 5.069], "xaxis": "x", "y": [52.06, 52.06], "yaxis": "y"}, {"hovertemplate": "pickup_grid_id=52.35_4.89<br>Longitude=%{x}<br>Latitude=%{y}<extra></extra>", "legendgroup": "52.35_4.89", "marker": {"color": "#B6E880", "symbol": "circle"}, "mode": "markers", "name": "52.35_4.89", "orientation": "v", "showlegend": true, "type": "scatter", "x": [4.899, 4.898], "xaxis": "x", "y": [52.36, 52.36], "yaxis": "y"}, {"hovertemplate": "pickup_grid_id=51.88_4.42<br>Longitude=%{x}<br>Latitude=%{y}<extra></extra>", "legendgroup": "51.88_4.42", "marker": {"color": "#FF97FF", "symbol": "circle"}, "mode": "markers", "name": "51.88_4.42", "orientation": "v", "showlegend": true, "type": "scatter", "x": [4.428, 4.428, 4.427, 4.428], "xaxis": "x", "y": [51.88, 51.89, 51.89, 51.89], "yaxis": "y"}, {"hovertemplate": "pickup_grid_id=52.1_5.12<br>Longitude=%{x}<br>Latitude=%{y}<extra></extra>", "legendgroup": "52.1_5.12", "marker": {"color": "#FECB52", "symbol": "circle"}, "mode": "markers", "name": "52.1_5.12", "orientation": "v", "showlegend": true, "type": "scatter", "x": [5.129, 5.129], "xaxis": "x", "y": [52.11, 52.11], "yaxis": "y"}, {"hovertemplate": "pickup_grid_id=51.89_4.48<br>Longitude=%{x}<br>Latitude=%{y}<extra></extra>", "legendgroup": "51.89_4.48", "marker": {"color": "#636efa", "symbol": "circle"}, "mode": "markers", "name": "51.89_4.48", "orientation": "v", "showlegend": true, "type": "scatter", "x": [4.49, 4.489, 4.489], "xaxis": "x", "y": [51.9, 51.9, 51.9], "yaxis": "y"}, {"hovertemplate": "pickup_grid_id=52.33_4.89<br>Longitude=%{x}<br>Latitude=%{y}<extra></extra>", "legendgroup": "52.33_4.89", "marker": {"color": "#EF553B", "symbol": "circle"}, "mode": "markers", "name": "52.33_4.89", "orientation": "v", "showlegend": true, "type": "scatter", "x": [4.898, 4.9], "xaxis": "x", "y": [52.33, 52.33], "yaxis": "y"}, {"hovertemplate": "pickup_grid_id=52.07_4.2700000000000005<br>Longitude=%{x}<br>Latitude=%{y}<extra></extra>", "legendgroup": "52.07_4.2700000000000005", "marker": {"color": "#00cc96", "symbol": "circle"}, "mode": "markers", "name": "52.07_4.2700000000000005", "orientation": "v", "showlegend": true, "type": "scatter", "x": [4.279, 4.279], "xaxis": "x", "y": [52.08, 52.08], "yaxis": "y"}, {"hovertemplate": "pickup_grid_id=52.08_4.2700000000000005<br>Longitude=%{x}<br>Latitude=%{y}<extra></extra>", "legendgroup": "52.08_4.2700000000000005", "marker": {"color": "#ab63fa", "symbol": "circle"}, "mode": "markers", "name": "52.08_4.2700000000000005", "orientation": "v", "showlegend": true, "type": "scatter", "x": [4.279], "xaxis": "x", "y": [52.08], "yaxis": "y"}, {"hovertemplate": "pickup_grid_id=51.47_5.44<br>Longitude=%{x}<br>Latitude=%{y}<extra></extra>", "legendgroup": "51.47_5.44", "marker": {"color": "#FFA15A", "symbol": "circle"}, "mode": "markers", "name": "51.47_5.44", "orientation": "v", "showlegend": true, "type": "scatter", "x": [5.448, 5.447], "xaxis": "x", "y": [51.48, 51.48], "yaxis": "y"}, {"hovertemplate": "pickup_grid_id=51.9_4.45<br>Longitude=%{x}<br>Latitude=%{y}<extra></extra>", "legendgroup": "51.9_4.45", "marker": {"color": "#19d3f3", "symbol": "circle"}, "mode": "markers", "name": "51.9_4.45", "orientation": "v", "showlegend": true, "type": "scatter", "x": [4.454], "xaxis": "x", "y": [51.91], "yaxis": "y"}, {"hovertemplate": "pickup_grid_id=52.11_5.12<br>Longitude=%{x}<br>Latitude=%{y}<extra></extra>", "legendgroup": "52.11_5.12", "marker": {"color": "#FF6692", "symbol": "circle"}, "mode": "markers", "name": "52.11_5.12", "orientation": "v", "showlegend": true, "type": "scatter", "x": [5.13], "xaxis": "x", "y": [52.11], "yaxis": "y"}, {"hovertemplate": "pickup_grid_id=52.050000000000004_5.0600000000000005<br>Longitude=%{x}<br>Latitude=%{y}<extra></extra>", "legendgroup": "52.050000000000004_5.0600000000000005", "marker": {"color": "#B6E880", "symbol": "circle"}, "mode": "markers", "name": "52.050000000000004_5.0600000000000005", "orientation": "v", "showlegend": true, "type": "scatter", "x": [5.067], "xaxis": "x", "y": [52.06], "yaxis": "y"}, {"hovertemplate": "pickup_grid_id=52.08_5.15<br>Longitude=%{x}<br>Latitude=%{y}<extra></extra>", "legendgroup": "52.08_5.15", "marker": {"color": "#FF97FF", "symbol": "circle"}, "mode": "markers", "name": "52.08_5.15", "orientation": "v", "showlegend": true, "type": "scatter", "x": [5.159], "xaxis": "x", "y": [52.08], "yaxis": "y"}, {"hovertemplate": "pickup_grid_id=52.39_4.94<br>Longitude=%{x}<br>Latitude=%{y}<extra></extra>", "legendgroup": "52.39_4.94", "marker": {"color": "#FECB52", "symbol": "circle"}, "mode": "markers", "name": "52.39_4.94", "orientation": "v", "showlegend": true, "type": "scatter", "x": [4.946], "xaxis": "x", "y": [52.4], "yaxis": "y"}, {"hovertemplate": "pickup_grid_id=52.32_4.89<br>Longitude=%{x}<br>Latitude=%{y}<extra></extra>", "legendgroup": "52.32_4.89", "marker": {"color": "#636efa", "symbol": "circle"}, "mode": "markers", "name": "52.32_4.89", "orientation": "v", "showlegend": true, "type": "scatter", "x": [4.898], "xaxis": "x", "y": [52.33], "yaxis": "y"}, {"hovertemplate": "pickup_grid_id=52.09_4.25<br>Longitude=%{x}<br>Latitude=%{y}<extra></extra>", "legendgroup": "52.09_4.25", "marker": {"color": "#EF553B", "symbol": "circle"}, "mode": "markers", "name": "52.09_4.25", "orientation": "v", "showlegend": true, "type": "scatter", "x": [4.251], "xaxis": "x", "y": [52.09], "yaxis": "y"}], "layout": {"legend": {"title": {"text": "pickup_grid_id"}, "tracegroupgap": 0}, "showlegend": false, "title": {"text": "Pickup Locations Colored by Grid Cell (Sample of 500)"}, "xaxis": {"anchor": "y", "domain": [0, 1], "title": {"text": "Longitude"}}, "yaxis": {"anchor": "x", "domain": [0, 1], "title": {"text": "Latitude"}}}}
